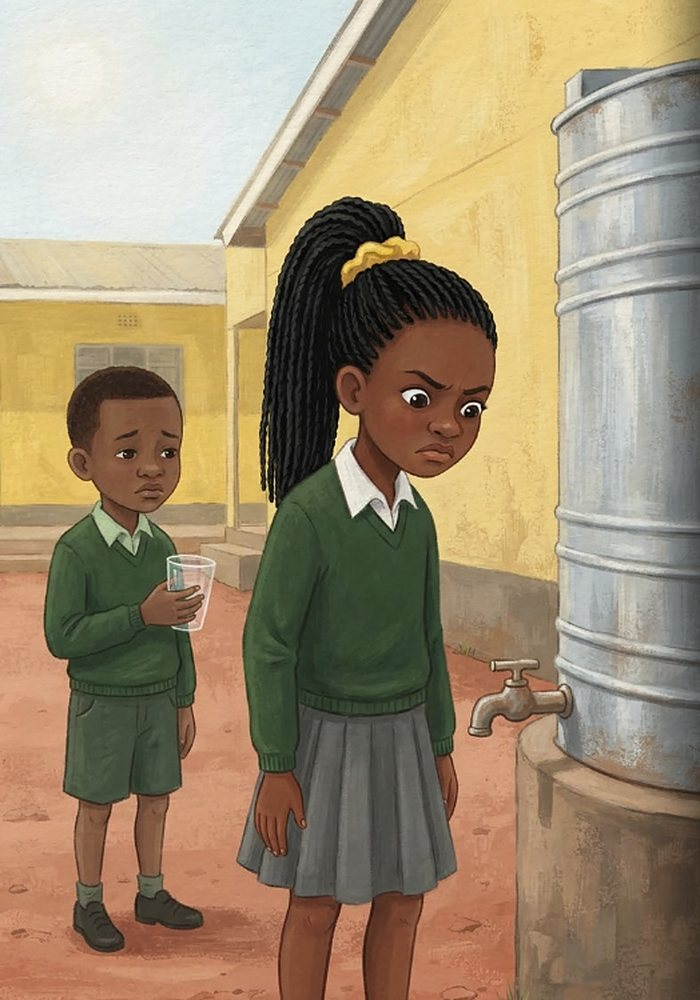
#> input picture assets/books/babu/page-02.jpg, 700 x 1000 px
$ python -i add_book.py   (imports and definitions only)
#> lines starting #> are read from the running program, lines starting #| are printed output that depends on the picture
#!/usr/bin/env python3
"""Add a storybook (a Gemini Storybook PDF export) to the Learn shelf.

    python3 src/add_book.py path/to/Book.pdf <slug> "<Title>" [options]

    --topic "Biodiversity"     shown on the shelf and the book page (default: Climate change)
    --ages "6 to 10"           (default: 6 to 10)
    --by "Dunia Endelevu"      author line read aloud with the cover
    --summary "..."            a short paragraph about the story
    --learn "..." --learn "..."  short lines: what children will learn
    --no-build                 skip rebuilding the site

What it does:
  1. cuts the cover out of page 1 (cover.webp/.jpg),
  2. saves the picture half of every story spread as a web image in assets/books/<slug>/ (page-02.webp/.jpg, ...),
  3. reads the words half of every spread with OCR; the website sets those words as real text,
     so they stay sharp and easy to read on phones, and the Listen voice reads them,
  4. adds or updates the book in src/books.json, then rebuilds the site.

Check the OCR text in src/books.json afterwards: fix any misread words there and rebuild.
"""
import argparse
import json
import pathlib
import re
import subprocess
import sys
import tempfile

from PIL import Image, ImageChops, ImageOps

ROOT = pathlib.Path(__file__).resolve().parent.parent
BOOKS_FILE = ROOT / 'src' / 'books.json'
PAGE_W = 1000  # one page (half a spread), wide enough for sharp pictures on big screens


# [16 lines left out: functions render, save_web, not called in this run]


def crop_cover(im):
    rgb = im.convert('RGB')
    diff = ImageChops.difference(rgb, Image.new('RGB', rgb.size, (255, 255, 255))).convert('L')
    box = diff.point(lambda v: 255 if v > 18 else 0).getbbox()
    return rgb.crop(box) if box else rgb


# [10 lines left out: function ocr_text, not called in this run]


FIXES = [
    (r'\s+([,.;:!?])', r'\1'), (r'(\w)- (\w)', r'\1\2'), (r'\bIna\b', 'In a'), (r'\bpufts\b', 'puffs'),
    (r'\|', 'I'), (r'\s{2,}', ' '), (r'^[^A-Za-z“"‘\']+', ''),
]


# [72 lines left out: functions clean, main, not called in this run]


# [2 lines not run here, left out]

>>> from PIL import Image
>>> picture = Image.open('../assets/books/babu/page-02.jpg')
#> picture is the input picture: PIL image 700x1000 RGB; mean R, G, B 159.2, 141.2, 113.2
>>> result = crop_cover(picture)
#> in crop_cover, `diff = ImageChops.difference(rgb, Image.new('RGB', rgb.size, (255, 255..`:
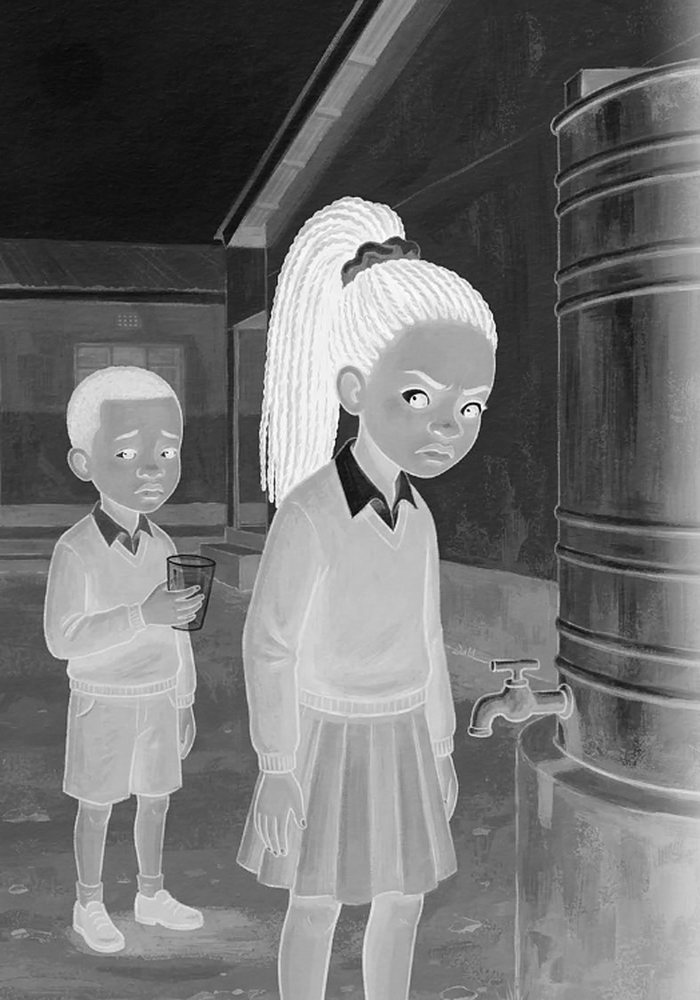
#> diff: PIL image 700x1000 L; min 1, max 255, mean 111.6
#> in crop_cover, `box = diff.point(lambda v: 255 if v > 18 else 0).getbbox()`: box = (0, 0, 700, 1000)

$ run again, on assets/books/little-steps/page-02.jpg
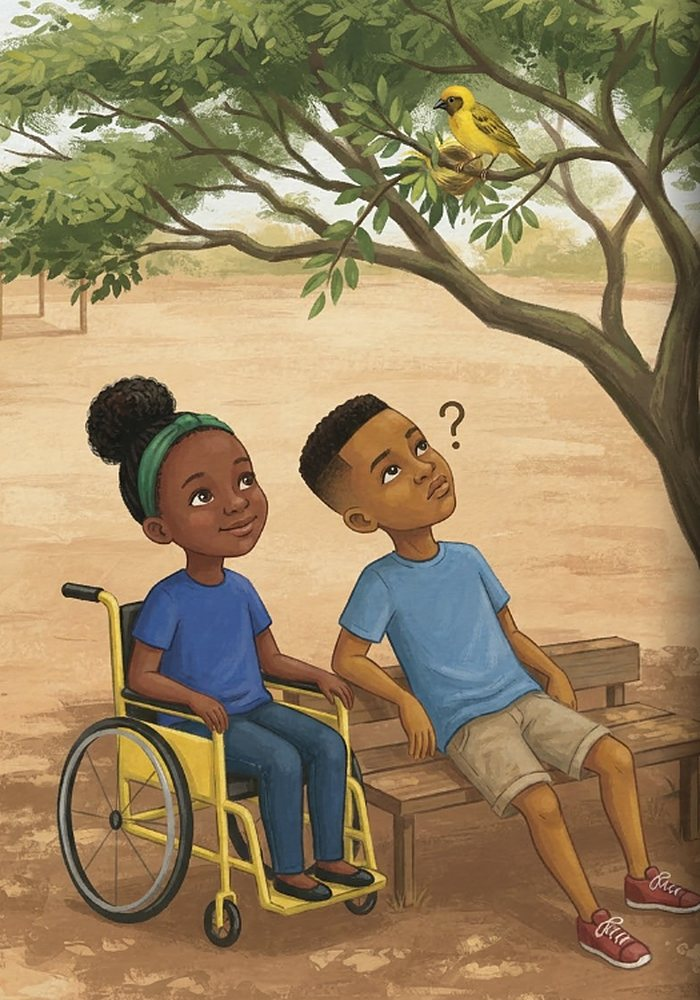
#> input picture assets/books/little-steps/page-02.jpg, 700 x 1000 px
#> picture is the input picture: PIL image 700x1000 RGB; mean R, G, B 152.4, 132.9, 97.9
#> in crop_cover, `diff = ImageChops.difference(rgb, Image.new('RGB', rgb.size, (255, 255..`:
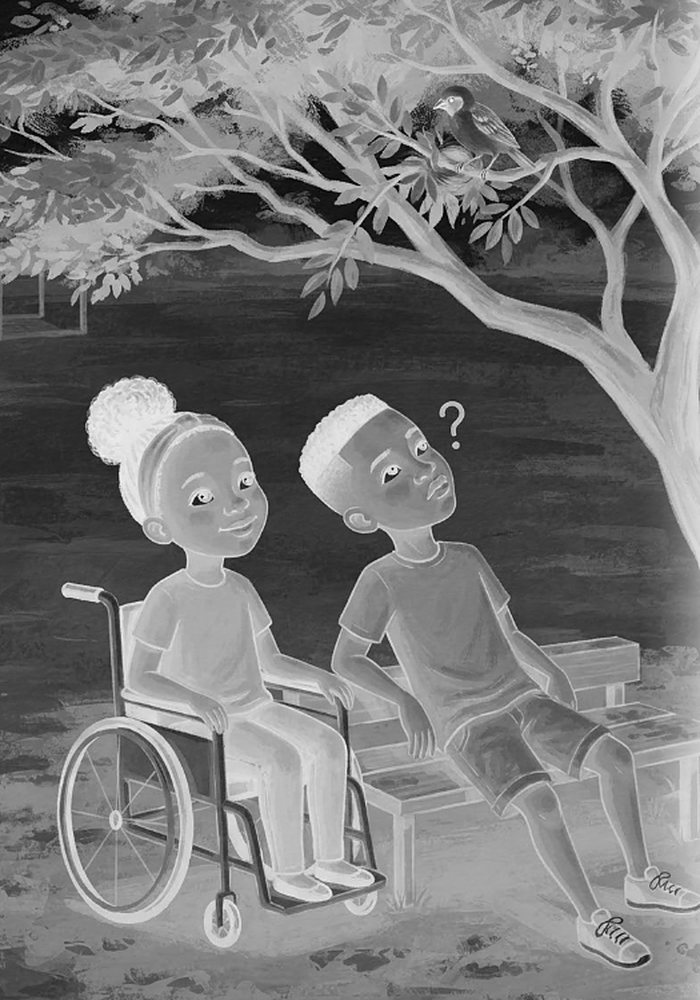
#> diff: PIL image 700x1000 L; min 0, max 254, mean 120.3
#> box = (0, 0, 700, 1000)

$ run again, on assets/img/og-image.png
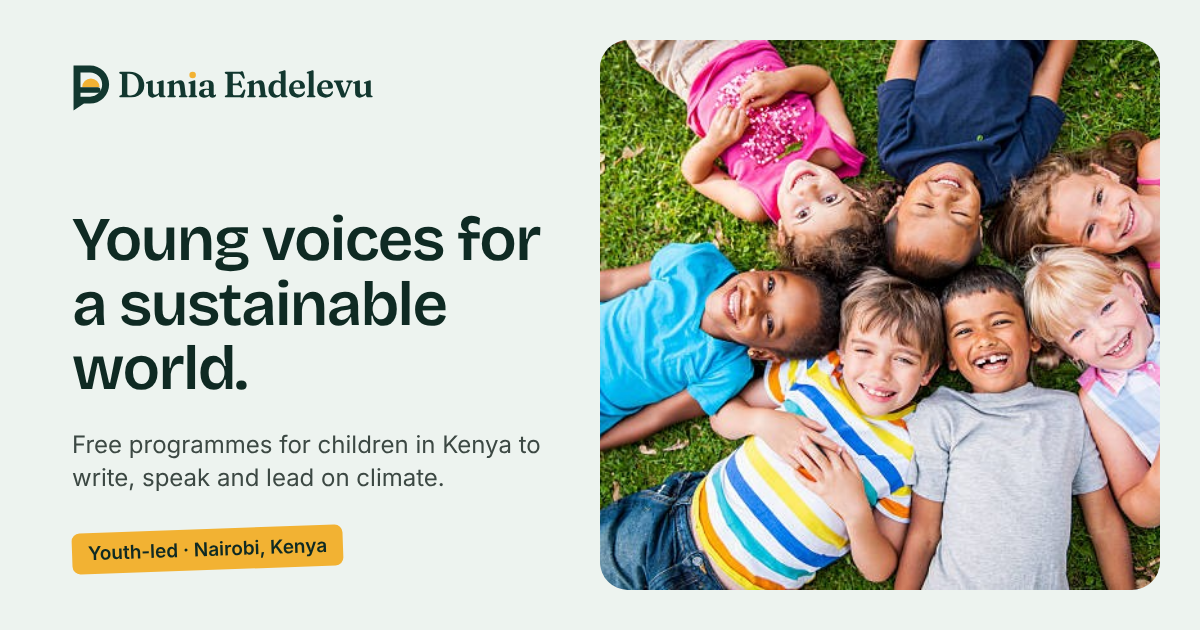
#> input picture assets/img/og-image.png, 1200 x 630 px
#> picture is the input picture: PIL image 1200x630 RGB; mean R, G, B 191.8, 191.4, 183.1
#> in crop_cover, `diff = ImageChops.difference(rgb, Image.new('RGB', rgb.size, (255, 255..`:
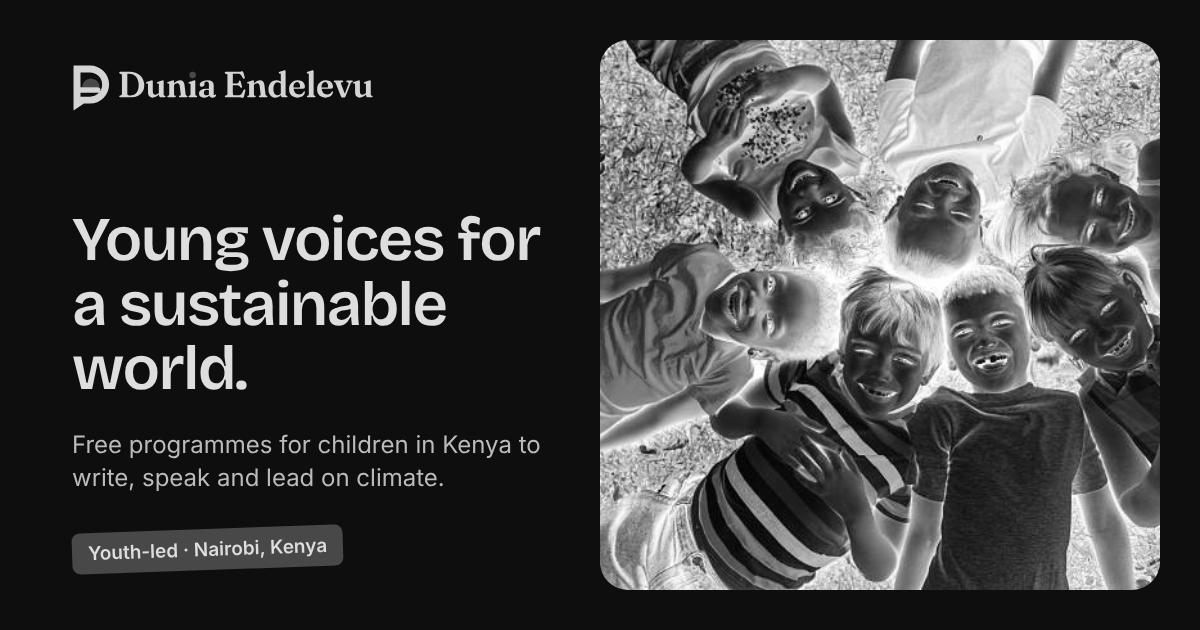
#> diff: PIL image 1200x630 L; min 2, max 255, mean 64.3
#> box = (71, 40, 1160, 590)
#> in crop_cover, `return rgb.crop(box) if box else rgb`:
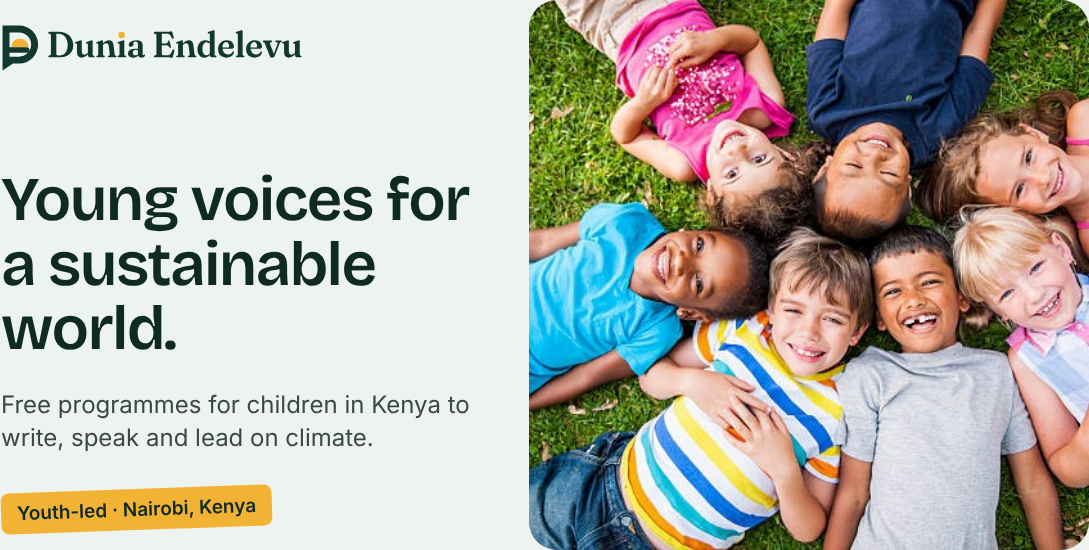
#> returned value: PIL image 1089x550 RGB; mean R, G, B 179.9, 177.8, 168.5

$ run again, on assets/img/photos/alana-cop29-portrait.jpg
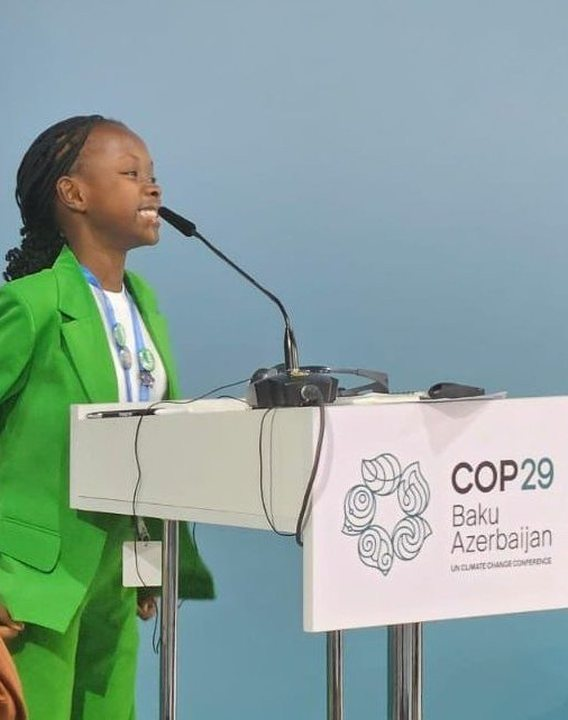
#> input picture assets/img/photos/alana-cop29-portrait.jpg, 568 x 720 px
#> picture is the input picture: PIL image 568x720 RGB; mean R, G, B 140.1, 163.5, 157.9
#> in crop_cover, `diff = ImageChops.difference(rgb, Image.new('RGB', rgb.size, (255, 255..`:
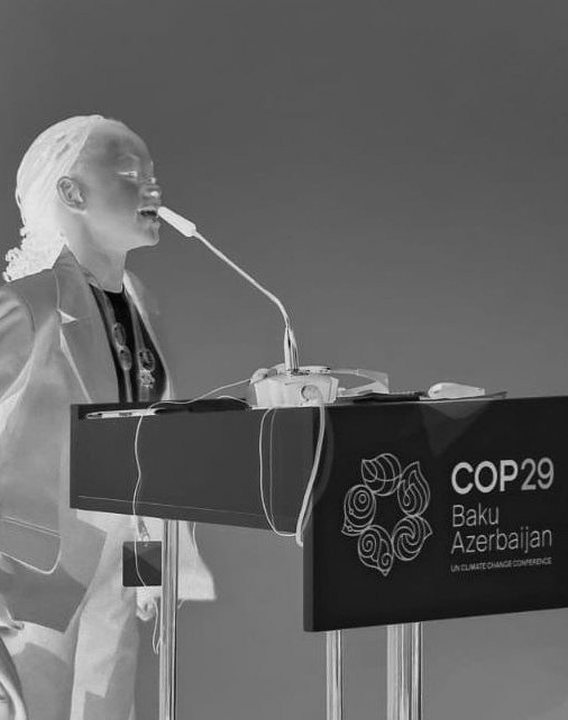
#> diff: PIL image 568x720 L; min 0, max 241, mean 99.1
#> box = (0, 0, 568, 720)
